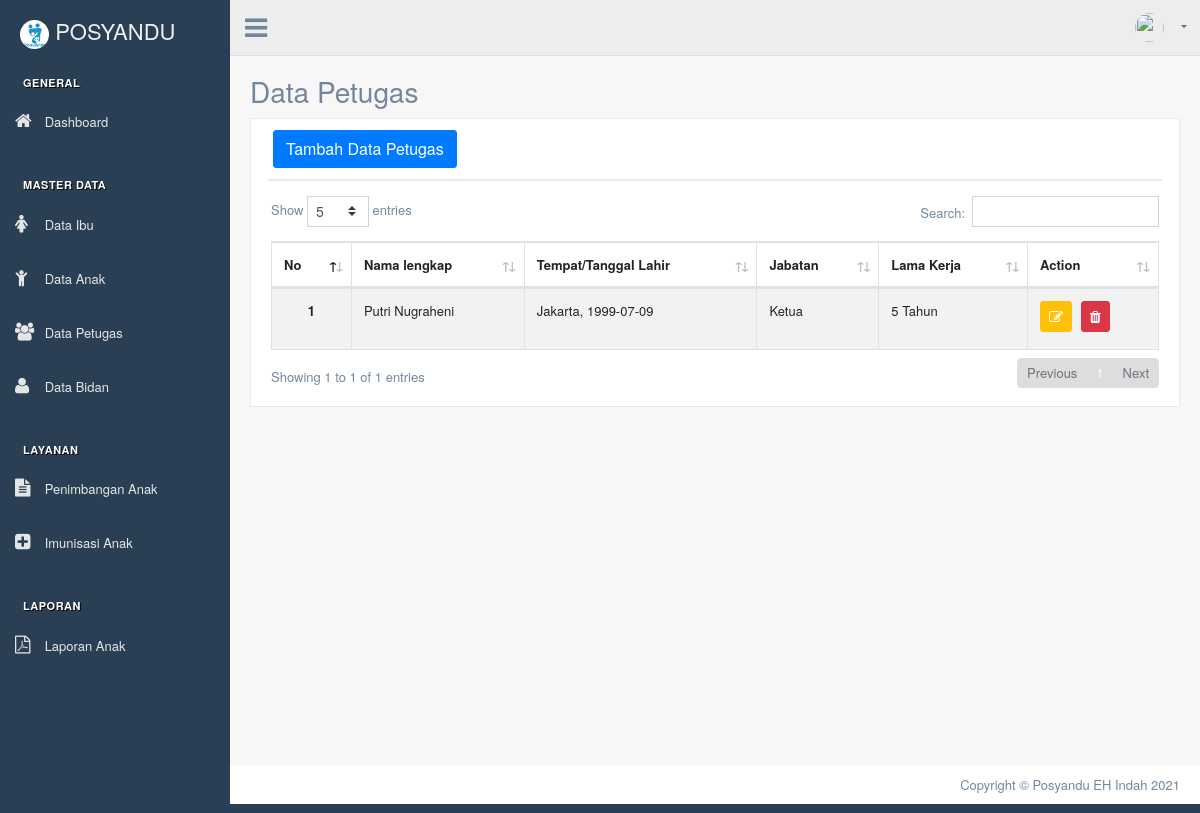
The app's page /index.php/petugas with its own data.
### tables this page shows
CREATE TABLE `petugas` (
  `id_petugas` int(11) NOT NULL,
  `nama_petugas` varchar(50) NOT NULL,
  `tempat_lahir` varchar(30) NOT NULL,
  `tgl_lahir` date NOT NULL,
  `no_hp` varchar(13) NOT NULL,
  `jabatan` enum('Ketua','Bendahara','Sekretaris','Anggota') NOT NULL,
  `pendidikan_terakhir` varchar(30) NOT NULL,
  `lama_kerja` int(11) NOT NULL,
  `tugas_pokok` text NOT NULL,
  `user_id` int(11) NOT NULL
);

### application/controllers/Petugas.php (called while the page is built, shortened)
<?php
class Petugas extends CI_Controller
{
    public function __construct()
    {
        $this->load->model('Petugas_model');
    }
    public function index()
    {
        $data['title'] = 'Data PETUGAS | Posyandu EH Indah';
        $data['user'] = $this->db->get_where('user', ['username' => $this->session->userdata('username')])->row_array();
        $data['users'] = $this->Petugas_model->getDataUsers();
        $data['petugas'] = $this->Petugas_model->getDataPetugas();
        $this->load->view('templates/header-datatables', $data);
        $this->load->view('templates/sidebar');
        $this->load->view('templates/topbar', $data);
        $this->load->view('petugas/index', $data);
        $this->load->view('templates/footer-datatables');
    }
}

### index.php (called while the page is built, shortened)
<?php
require_once BASEPATH.'core/CodeIgniter.php';

### application/models/Petugas_model.php (called while the page is built, shortened)
<?php
class Petugas_model extends CI_Model
{
    public function getDataPetugas()
    {
        $query = "SELECT petugas.*, user.username
                    From petugas JOIN user
                    ON petugas.user_id = user.id_users
                    ";
        return $this->db->query($query)->result_array();
    }
}

### application/views/petugas/index.php (the view, shortened to what this page needs)
<div class="right_col" role="main">
    <div class="page-title">
        <div class="title_left">
            <h3>Data Petugas</h3>
        </div>
    </div>
    <div class="clearfix"></div>
    <div class="row">
        <div class="col-md-12 col-sm-12 ">
            <div class="x_panel">
                <div class="x_title">
                    <button type="button" class="btn btn-primary" data-toggle="modal" data-target="#addDataPetugasModal">Tambah Data Petugas</button>
                </div>
                <div class="x_content">
                    <div class="row">
                        <div class="col-sm-12">
                            <div class="card-box table-responsive">
                                <table id="datatable" class="table table-striped table-bordered" style="width:100%">
                                    <thead>
                                        <tr>
                                            <th>No</th>
                                            <th>Nama lengkap</th>
                                            <th>Tempat/Tanggal Lahir</th>
                                            <th>Jabatan</th>
                                            <th>Lama Kerja</th>
                                            <th>Action</th>
                                        </tr>
                                    </thead>
                                    <tbody>
                                        <?php $i = 1; ?>
                                        <?php foreach ($petugas as $e) : ?>
                                            <tr>
                                                <th scope="row">
                                                    <center><?= $i; ?></center>
                                                </th>
                                                <td><?= $e['nama_petugas']; ?></td>
                                                <td><?= $e['tempat_lahir'] . ', ' . $e['tgl_lahir']; ?></td>
                                                <td><?= $e['jabatan']; ?></td>
                                                <td><?= $e['lama_kerja'] . ' Tahun'; ?></td>
                                                <td>
                                                    <a data-toggle="modal" data-target="#editDataPetugasModal<?= $e['id_petugas']; ?>" href="<?= base_url(); ?>petugas/updateDataPetugas/<?= $e['id_petugas']; ?>" class="btn btn-warning btn-circle btn-sm">
                                                        <i class="fa fa-edit"></i>
                                                    </a>
                                                    <a data-toggle="tooltip" href="<?= base_url(''); ?>petugas/deleteDataPetugas/<?= $e['id_petugas']; ?>" class="btn btn-danger btn-circle btn-sm tbl-hapus" title="Delete">
                                                        <i class="fa fa-trash"></i>
                                                    </a>
                                                </td>
                                            </tr>
                                            <?php $i++; ?>
                                        <?php endforeach; ?>
                                    </tbody>
                                </table>
                            </div>
                        </div>
                    </div>
                </div>
            </div>
        </div>
    </div>
</div>

### records on screen
petugas: nama_petugas "Putri Nugraheni", tempat_lahir "Jakarta", tgl_lahir "1999-07-09", jabatan "Ketua", lama_kerja "5"
